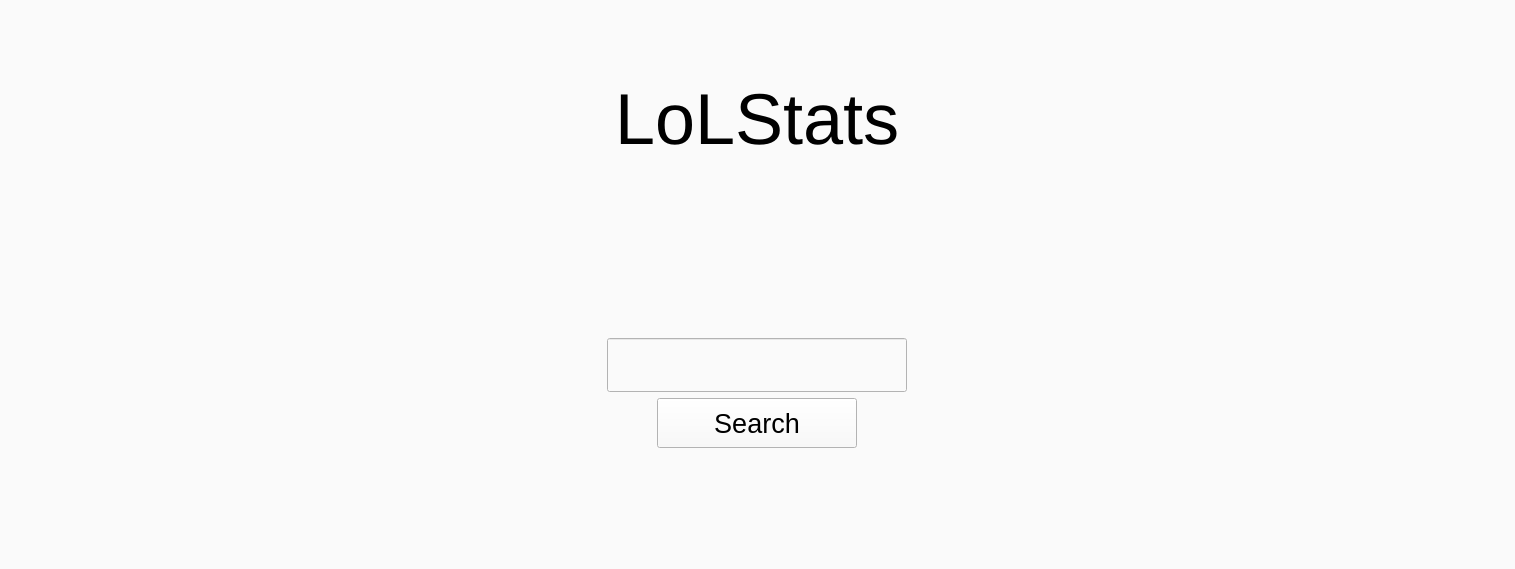
<?xml version="1.0" encoding="UTF-8"?>
<ui version="4.0">
 <class>LoLStatsClass</class>
 <widget class="QWidget" name="LoLStatsClass">
  <property name="geometry">
   <rect>
    <x>0</x>
    <y>0</y>
    <width>1515</width>
    <height>569</height>
   </rect>
  </property>
  <property name="minimumSize">
   <size>
    <width>1515</width>
    <height>0</height>
   </size>
  </property>
  <property name="maximumSize">
   <size>
    <width>1515</width>
    <height>16777215</height>
   </size>
  </property>
  <property name="windowTitle">
   <string>LoLStats</string>
  </property>
  <property name="autoFillBackground">
   <bool>false</bool>
  </property>
  <layout class="QGridLayout" name="gridLayout_4">
   <property name="leftMargin">
    <number>0</number>
   </property>
   <property name="topMargin">
    <number>0</number>
   </property>
   <property name="rightMargin">
    <number>0</number>
   </property>
   <property name="bottomMargin">
    <number>0</number>
   </property>
   <property name="horizontalSpacing">
    <number>0</number>
   </property>
   <item row="0" column="0">
    <widget class="QWidget" name="centralWidget" native="true">
     <property name="styleSheet">
      <string notr="true">background-color: rgb(250, 250, 250);</string>
     </property>
     <layout class="QGridLayout" name="gridLayout_2">
      <property name="leftMargin">
       <number>0</number>
      </property>
      <property name="topMargin">
       <number>0</number>
      </property>
      <property name="rightMargin">
       <number>0</number>
      </property>
      <property name="bottomMargin">
       <number>0</number>
      </property>
      <property name="horizontalSpacing">
       <number>10</number>
      </property>
      <property name="verticalSpacing">
       <number>0</number>
      </property>
      <item row="0" column="0">
       <widget class="QStackedWidget" name="indexStackedWidget">
        <property name="currentIndex">
         <number>0</number>
        </property>
        <widget class="QWidget" name="page_3">
         <property name="maximumSize">
          <size>
           <width>16777215</width>
           <height>16777215</height>
          </size>
         </property>
         <layout class="QGridLayout" name="gridLayout_6">
          <property name="leftMargin">
           <number>0</number>
          </property>
          <property name="topMargin">
           <number>0</number>
          </property>
          <property name="rightMargin">
           <number>0</number>
          </property>
          <property name="bottomMargin">
           <number>0</number>
          </property>
          <property name="spacing">
           <number>0</number>
          </property>
          <item row="0" column="1">
           <widget class="QLabel" name="titleLabel">
            <property name="maximumSize">
             <size>
              <width>16777215</width>
              <height>200</height>
             </size>
            </property>
            <property name="font">
             <font>
              <pointsize>54</pointsize>
             </font>
            </property>
            <property name="text">
             <string>LoLStats</string>
            </property>
            <property name="alignment">
             <set>Qt::AlignCenter</set>
            </property>
           </widget>
          </item>
          <item row="1" column="1">
           <layout class="QVBoxLayout" name="verticalLayout_3">
            <property name="leftMargin">
             <number>10</number>
            </property>
            <property name="rightMargin">
             <number>10</number>
            </property>
            <item>
             <layout class="QHBoxLayout" name="horizontalLayout_5">
              <property name="topMargin">
               <number>100</number>
              </property>
              <item>
               <widget class="QLineEdit" name="usernameText">
                <property name="maximumSize">
                 <size>
                  <width>300</width>
                  <height>16777215</height>
                 </size>
                </property>
                <property name="baseSize">
                 <size>
                  <width>0</width>
                  <height>0</height>
                 </size>
                </property>
                <property name="font">
                 <font>
                  <pointsize>30</pointsize>
                 </font>
                </property>
                <property name="layoutDirection">
                 <enum>Qt::LeftToRight</enum>
                </property>
                <property name="alignment">
                 <set>Qt::AlignCenter</set>
                </property>
               </widget>
              </item>
             </layout>
            </item>
            <item>
             <layout class="QHBoxLayout" name="horizontalLayout_6">
              <property name="bottomMargin">
               <number>100</number>
              </property>
              <item>
               <widget class="QPushButton" name="searchButton">
                <property name="minimumSize">
                 <size>
                  <width>0</width>
                  <height>50</height>
                 </size>
                </property>
                <property name="maximumSize">
                 <size>
                  <width>200</width>
                  <height>16777215</height>
                 </size>
                </property>
                <property name="font">
                 <font>
                  <pointsize>20</pointsize>
                 </font>
                </property>
                <property name="text">
                 <string>Search</string>
                </property>
               </widget>
              </item>
             </layout>
            </item>
           </layout>
          </item>
         </layout>
        </widget>
        <widget class="QWidget" name="page_4">
         <layout class="QGridLayout" name="gridLayout_7" rowstretch="0" columnstretch="0,0">
          <property name="leftMargin">
           <number>0</number>
          </property>
          <property name="topMargin">
           <number>0</number>
          </property>
          <property name="rightMargin">
           <number>0</number>
          </property>
          <property name="bottomMargin">
           <number>0</number>
          </property>
          <property name="horizontalSpacing">
           <number>20</number>
          </property>
          <property name="verticalSpacing">
           <number>0</number>
          </property>
          <item row="0" column="0">
           <layout class="QVBoxLayout" name="verticalLayout_2">
            <property name="spacing">
             <number>0</number>
            </property>
            <item>
             <layout class="QVBoxLayout" name="verticalLayout_8" stretch="0">
              <property name="spacing">
               <number>0</number>
              </property>
              <item>
               <layout class="QVBoxLayout" name="verticalLayout_7">
                <property name="spacing">
                 <number>0</number>
                </property>
                <item>
                 <layout class="QVBoxLayout" name="verticalLayout_4">
                  <property name="spacing">
                   <number>0</number>
                  </property>
                  <property name="bottomMargin">
                   <number>0</number>
                  </property>
                  <item>
                   <widget class="QLabel" name="usernameLabel">
                    <property name="font">
                     <font>
                      <pointsize>30</pointsize>
                     </font>
                    </property>
                    <property name="text">
                     <string>&lt;html&gt;&lt;head/&gt;&lt;body&gt;&lt;p&gt;&lt;span style=&quot; font-size:36pt; color:#ff0000;&quot;&gt;Username&lt;/span&gt;&lt;/p&gt;&lt;/body&gt;&lt;/html&gt;</string>
                    </property>
                    <property name="alignment">
                     <set>Qt::AlignCenter</set>
                    </property>
                   </widget>
                  </item>
                  <item>
                   <widget class="Line" name="line">
                    <property name="maximumSize">
                     <size>
                      <width>357</width>
                      <height>3</height>
                     </size>
                    </property>
                    <property name="orientation">
                     <enum>Qt::Horizontal</enum>
                    </property>
                   </widget>
                  </item>
                  <item>
                   <layout class="QHBoxLayout" name="horizontalLayout">
                    <property name="spacing">
                     <number>0</number>
                    </property>
                    <item>
                     <layout class="QVBoxLayout" name="verticalLayout_9">
                      <item>
                       <widget class="QLabel" name="soloRankIcon">
                        <property name="maximumSize">
                         <size>
                          <width>200</width>
                          <height>150</height>
                         </size>
                        </property>
                        <property name="lineWidth">
                         <number>1</number>
                        </property>
                        <property name="text">
                         <string/>
                        </property>
                        <property name="pixmap">
                         <pixmap resource="Resources/lolassets.qrc">:/rankedIcons/Ranked Icons/unranked.png</pixmap>
                        </property>
                       </widget>
                      </item>
                      <item>
                       <widget class="QLabel" name="label_6">
                        <property name="font">
                         <font>
                          <pointsize>30</pointsize>
                         </font>
                        </property>
                        <property name="text">
                         <string>Solo</string>
                        </property>
                        <property name="alignment">
                         <set>Qt::AlignCenter</set>
                        </property>
                       </widget>
                      </item>
                     </layout>
                    </item>
                    <item>
                     <layout class="QVBoxLayout" name="verticalLayout_10">
                      <property name="topMargin">
                       <number>20</number>
                      </property>
                      <property name="bottomMargin">
                       <number>30</number>
                      </property>
                      <item>
                       <widget class="QLabel" name="soloRankLabel">
                        <property name="minimumSize">
                         <size>
                          <width>167</width>
                          <height>0</height>
                         </size>
                        </property>
                        <property name="maximumSize">
                         <size>
                          <width>167</width>
                          <height>16777215</height>
                         </size>
                        </property>
                        <property name="font">
                         <font>
                          <pointsize>30</pointsize>
                         </font>
                        </property>
                        <property name="text">
                         <string>&lt;html&gt;&lt;head/&gt;&lt;body&gt;&lt;p&gt;&lt;span style=&quot; font-size:26pt; color:#0000ff;&quot;&gt;Rank&lt;/span&gt;&lt;/p&gt;&lt;/body&gt;&lt;/html&gt;</string>
                        </property>
                        <property name="alignment">
                         <set>Qt::AlignCenter</set>
                        </property>
                       </widget>
                      </item>
                      <item>
                       <widget class="QLabel" name="soloLPLabel">
                        <property name="font">
                         <font>
                          <pointsize>18</pointsize>
                         </font>
                        </property>
                        <property name="text">
                         <string>LP</string>
                        </property>
                        <property name="alignment">
                         <set>Qt::AlignCenter</set>
                        </property>
                       </widget>
                      </item>
                      <item>
                       <widget class="QLabel" name="soloWinLossLabel">
                        <property name="font">
                         <font>
                          <pointsize>18</pointsize>
                         </font>
                        </property>
                        <property name="text">
                         <string>Win/Loss</string>
                        </property>
                        <property name="alignment">
                         <set>Qt::AlignCenter</set>
                        </property>
                       </widget>
                      </item>
                      <item>
                       <widget class="QLabel" name="soloWinRateLabel">
                        <property name="font">
                         <font>
                          <pointsize>18</pointsize>
                         </font>
                        </property>
                        <property name="text">
                         <string>Win Rate</string>
                        </property>
                        <property name="alignment">
                         <set>Qt::AlignCenter</set>
                        </property>
                       </widget>
                      </item>
                     </layout>
                    </item>
                   </layout>
                  </item>
                  <item>
                   <layout class="QHBoxLayout" name="horizontalLayout_2">
                    <property name="spacing">
                     <number>0</number>
                    </property>
                    <item>
                     <layout class="QVBoxLayout" name="verticalLayout_11">
                      <item>
                       <widget class="QLabel" name="flexRankIcon">
                        <property name="maximumSize">
                         <size>
                          <width>200</width>
                          <height>150</height>
                         </size>
                        </property>
                        <property name="lineWidth">
                         <number>1</number>
                        </property>
                        <property name="text">
                         <string/>
                        </property>
                        <property name="pixmap">
                         <pixmap resource="Resources/lolassets.qrc">:/rankedIcons/Ranked Icons/unranked.png</pixmap>
                        </property>
                       </widget>
                      </item>
                      <item>
                       <widget class="QLabel" name="label_10">
                        <property name="font">
                         <font>
                          <pointsize>30</pointsize>
                         </font>
                        </property>
                        <property name="text">
                         <string>Flex</string>
                        </property>
                        <property name="alignment">
                         <set>Qt::AlignCenter</set>
                        </property>
                       </widget>
                      </item>
                     </layout>
                    </item>
                    <item>
                     <layout class="QVBoxLayout" name="verticalLayout_12">
                      <property name="topMargin">
                       <number>20</number>
                      </property>
                      <property name="bottomMargin">
                       <number>30</number>
                      </property>
                      <item>
                       <widget class="QLabel" name="flexRankLabel">
                        <property name="enabled">
                         <bool>true</bool>
                        </property>
                        <property name="minimumSize">
                         <size>
                          <width>167</width>
                          <height>0</height>
                         </size>
                        </property>
                        <property name="maximumSize">
                         <size>
                          <width>167</width>
                          <height>16777215</height>
                         </size>
                        </property>
                        <property name="font">
                         <font>
                          <pointsize>30</pointsize>
                         </font>
                        </property>
                        <property name="text">
                         <string>&lt;html&gt;&lt;head/&gt;&lt;body&gt;&lt;p&gt;&lt;span style=&quot; font-size:26pt; color:#0000ff;&quot;&gt;Rank&lt;/span&gt;&lt;/p&gt;&lt;/body&gt;&lt;/html&gt;</string>
                        </property>
                        <property name="alignment">
                         <set>Qt::AlignCenter</set>
                        </property>
                       </widget>
                      </item>
                      <item>
                       <widget class="QLabel" name="flexLPLabel">
                        <property name="font">
                         <font>
                          <pointsize>18</pointsize>
                         </font>
                        </property>
                        <property name="text">
                         <string>LP</string>
                        </property>
                        <property name="alignment">
                         <set>Qt::AlignCenter</set>
                        </property>
                       </widget>
                      </item>
                      <item>
                       <widget class="QLabel" name="flexWinLossLabel">
                        <property name="font">
                         <font>
                          <pointsize>18</pointsize>
                         </font>
                        </property>
                        <property name="text">
                         <string>Win/Loss</string>
                        </property>
                        <property name="alignment">
                         <set>Qt::AlignCenter</set>
                        </property>
                       </widget>
                      </item>
                      <item>
                       <widget class="QLabel" name="flexWinRateLabel">
                        <property name="font">
                         <font>
                          <pointsize>18</pointsize>
                         </font>
                        </property>
                        <property name="text">
                         <string>Win Rate</string>
                        </property>
                        <property name="alignment">
                         <set>Qt::AlignCenter</set>
                        </property>
                       </widget>
                      </item>
                     </layout>
                    </item>
                   </layout>
                  </item>
                 </layout>
                </item>
               </layout>
              </item>
             </layout>
            </item>
            <item>
             <layout class="QGridLayout" name="gridLayout">
              <item row="3" column="0">
               <spacer name="verticalSpacer_2">
                <property name="orientation">
                 <enum>Qt::Vertical</enum>
                </property>
                <property name="sizeHint" stdset="0">
                 <size>
                  <width>20</width>
                  <height>40</height>
                 </size>
                </property>
               </spacer>
              </item>
              <item row="0" column="0">
               <spacer name="verticalSpacer">
                <property name="orientation">
                 <enum>Qt::Vertical</enum>
                </property>
                <property name="sizeHint" stdset="0">
                 <size>
                  <width>20</width>
                  <height>40</height>
                 </size>
                </property>
               </spacer>
              </item>
              <item row="1" column="0">
               <widget class="QPushButton" name="newSearchButton">
                <property name="maximumSize">
                 <size>
                  <width>200</width>
                  <height>16777215</height>
                 </size>
                </property>
                <property name="font">
                 <font>
                  <pointsize>20</pointsize>
                 </font>
                </property>
                <property name="text">
                 <string>New Search</string>
                </property>
               </widget>
              </item>
              <item row="2" column="0">
               <widget class="QPushButton" name="debugButton">
                <property name="text">
                 <string>PushButton</string>
                </property>
               </widget>
              </item>
             </layout>
            </item>
           </layout>
          </item>
          <item row="0" column="1">
           <widget class="QTabWidget" name="tabWidget">
            <property name="currentIndex">
             <number>0</number>
            </property>
            <widget class="QWidget" name="tab">
             <attribute name="title">
              <string>Match History</string>
             </attribute>
             <layout class="QVBoxLayout" name="verticalLayout_5">
              <property name="spacing">
               <number>0</number>
              </property>
              <property name="leftMargin">
               <number>0</number>
              </property>
              <property name="topMargin">
               <number>0</number>
              </property>
              <property name="rightMargin">
               <number>0</number>
              </property>
              <property name="bottomMargin">
               <number>0</number>
              </property>
              <item>
               <widget class="QScrollArea" name="scrollArea">
                <property name="horizontalScrollBarPolicy">
                 <enum>Qt::ScrollBarAlwaysOff</enum>
                </property>
                <property name="widgetResizable">
                 <bool>true</bool>
                </property>
                <widget class="QWidget" name="matchListContainer">
                 <property name="geometry">
                  <rect>
                   <x>0</x>
                   <y>0</y>
                   <width>1114</width>
                   <height>541</height>
                  </rect>
                 </property>
                 <layout class="QVBoxLayout" name="verticalLayout">
                  <property name="spacing">
                   <number>10</number>
                  </property>
                  <property name="sizeConstraint">
                   <enum>QLayout::SetFixedSize</enum>
                  </property>
                  <property name="leftMargin">
                   <number>0</number>
                  </property>
                  <property name="topMargin">
                   <number>0</number>
                  </property>
                  <property name="rightMargin">
                   <number>0</number>
                  </property>
                  <property name="bottomMargin">
                   <number>0</number>
                  </property>
                 </layout>
                </widget>
               </widget>
              </item>
             </layout>
            </widget>
            <widget class="QWidget" name="tab_2">
             <attribute name="title">
              <string>Graph Data</string>
             </attribute>
             <widget class="QWidget" name="verticalLayoutWidget">
              <property name="geometry">
               <rect>
                <x>20</x>
                <y>30</y>
                <width>1071</width>
                <height>651</height>
               </rect>
              </property>
              <layout class="QVBoxLayout" name="graphLayout"/>
             </widget>
            </widget>
           </widget>
          </item>
         </layout>
        </widget>
       </widget>
      </item>
     </layout>
    </widget>
   </item>
  </layout>
 </widget>
 <layoutdefault spacing="6" margin="11"/>
 <resources>
  <include location="Resources/lolassets.qrc"/>
 </resources>
 <connections/>
</ui>
